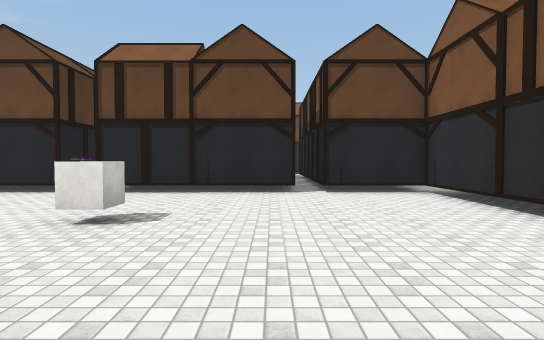
[1] (above)

12 first-person views from a walk through a 3-D level made in the Unity game engine. The camera is 1.4 m above the floor, tilts 2° down and sees 80° across. The floor is counted in squares, 2 m on a side. Each view is taken from the middle of a square. On the plan, view 1 faces up. The plan holds only what a view shows up to about 10 squares ahead; the rest is blank. The player is left out. Some surface patterns are stand-ins.

[2]
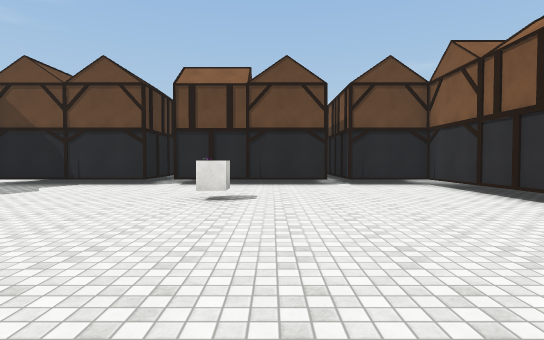

[3]
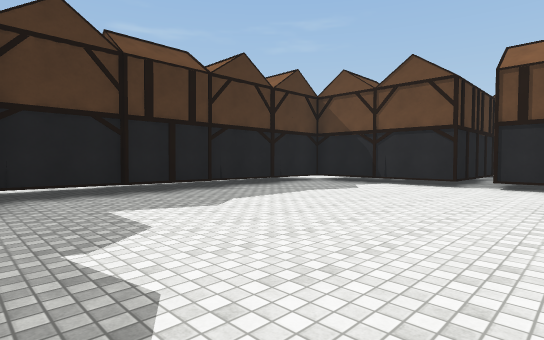

[4]
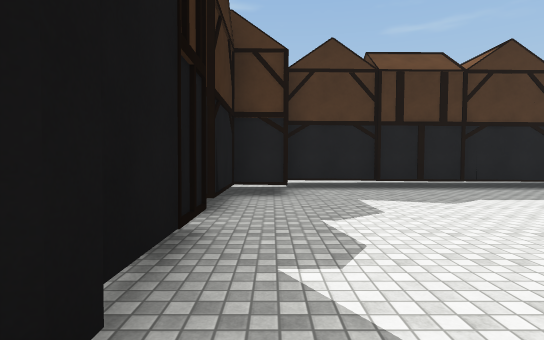

[5]
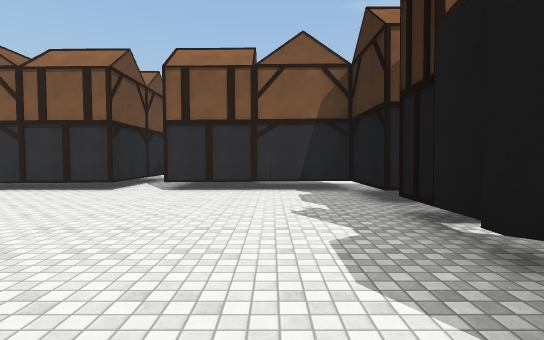

[6]
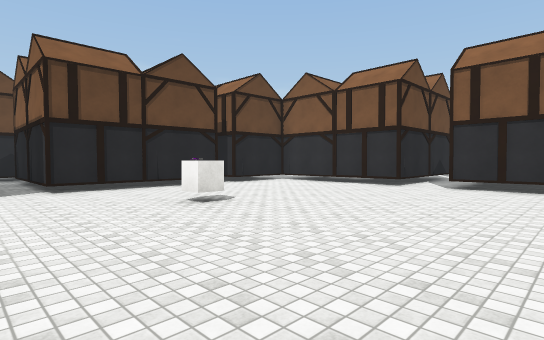

[7]
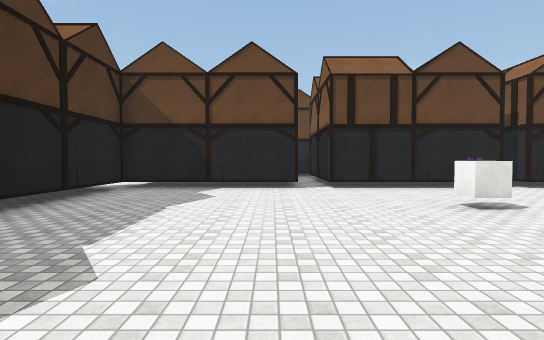

[8]
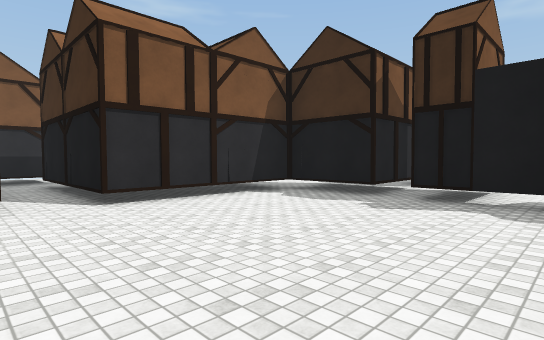

[9]
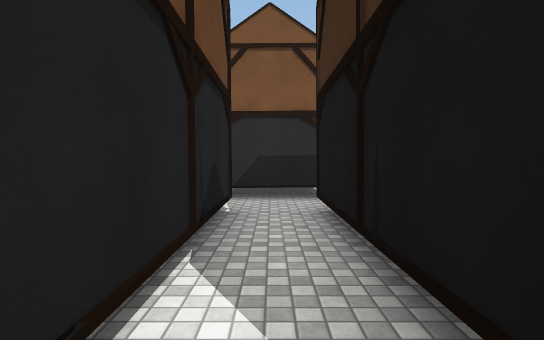

[10]
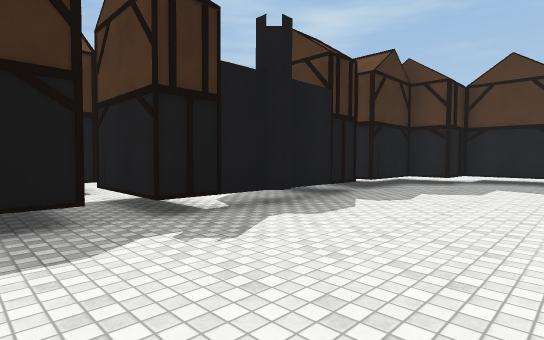

[11]
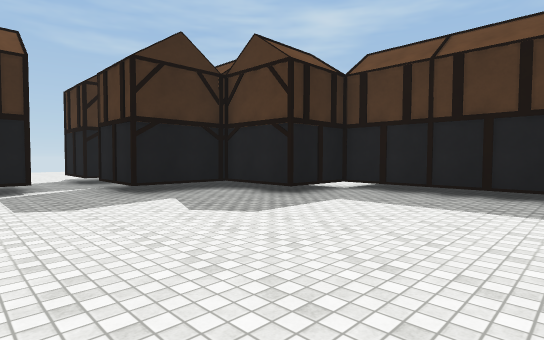

[12]
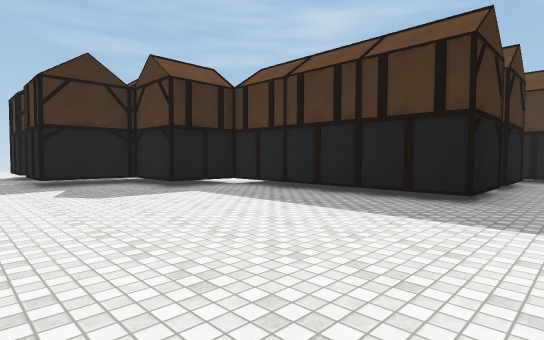

### Floor plan
Key: @ floor where view 1 was taken; # wall or solid block; . floor; C cube; T thing the floor can be seen under or through.
Columns run from 9 left of view 1 to 10 right of it. Each row starts with its distance up from view 1.
 14              ......
 13       #............
 12      ## #####......
 11      .#   # #.......
 10     #.#   ###.......
  9     #.#   ###.......
  8     #.#   ###.......
  7 #####.########......
  6 #............##.....
  5 #......C.....##....
  4 #...... .....####..
  3 #............####.#
  2 #.................#
  1 #............####.#
  0 #........@...#  #.
 -1 #............#
 -2 ##...........#
 -3  #####TTTTTTT .
 -4       ...TT  ..
 -5         ......
 -6          #

Positions as (right, up) in squares from view 1, and headings:
1: (0, 0), facing up
2: (-1, -2), facing up
3: (-2, -2), facing up-left
4: (-1, -2), facing left
5: (-4, -1), facing right
6: (-5, -1), facing up-right
7: (-5, -1), facing up
8: (-2, 3), facing down-right
9: (3, 2), facing right
10: (2, 1), facing down-left
11: (10, 11), facing down-left
12: (9, 14), facing down-left
